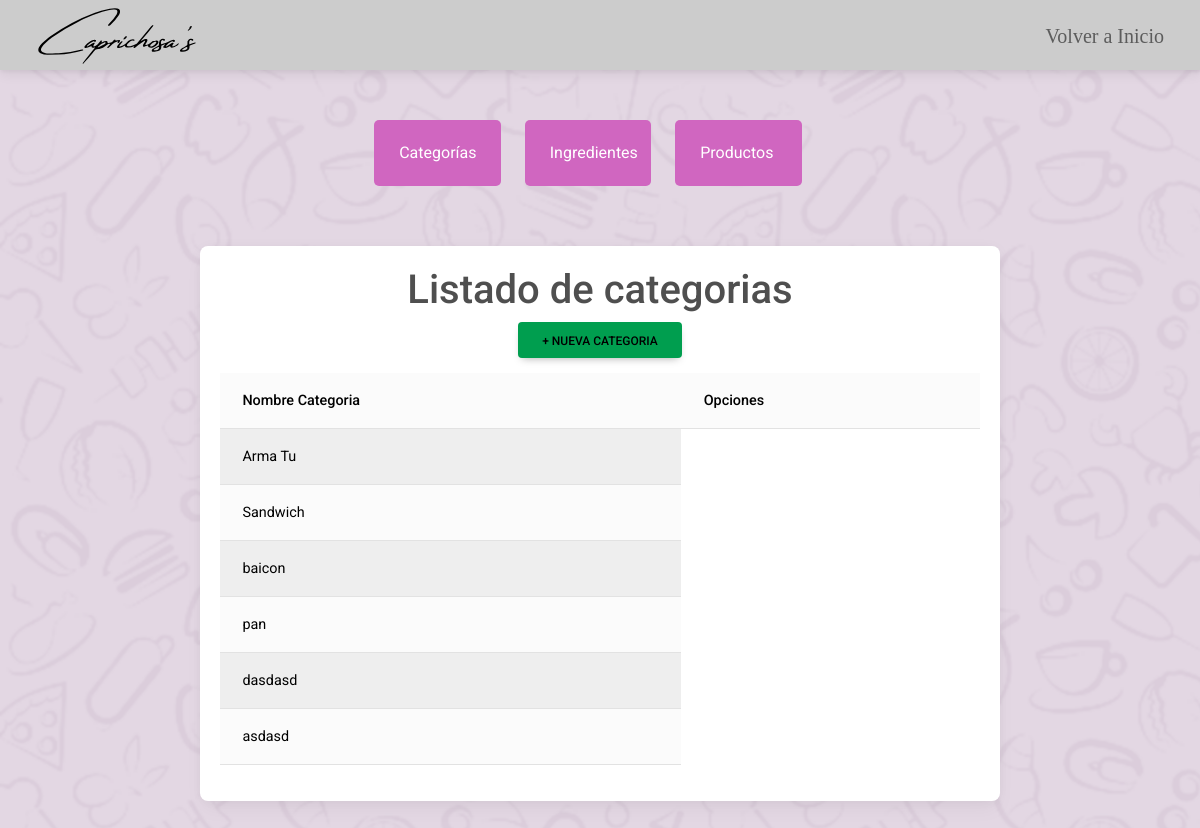
The app's page /crud with its own data.
### core/models.py (models this page shows, shortened)
class CATEGORIA(models.Model):
    nombre = models.CharField(max_length=50,primary_key=True, verbose_name='nombre de la categoria')
    slug = AutoSlugField(populate_from='nombre')
    is_activo = models.BooleanField(default=True)

### core/views.py (the view)
# urls.py: path("crud", Lcategorias,name="crud"),
def Lcategorias(request):
    categoria  = CATEGORIA.objects.all()
    context = { 'categorias' : categoria}
    return render(request,'core/Crud/Listas/Lcategorias.html',context)

### core/context_processor.py (called while the page is built)
def importe_total_carro(request):
    total=0
    if 'carro' in request.session:
        for key, value in request.session["carro"].items():
            total += int(value["acumulado"])
    return {'importe_total_carro':total}

def counter(request):
    cart_count = 0
    if 'carro' in request.session:
        for key, value in request.session["carro"].items():
            cart_count +=  int(value["cantidad"])
    return dict(cart_count=cart_count)

### core/templates/core/Crud/Listas/Lcategorias.html
{% extends 'core/Crud/crud.html' %}
{% load static %}
{% block content %}
  <div class="container">
    <div class="card">
      <h1>Listado de categorias</h1>
      <li style="list-style: none;">
        <a class="btn new" href="{%  url 'agreCategoria' %}">+ Nueva Categoria</a>
      </li>
      <div class="row">
          <table class="table table-light table-striped">
            <thead>
              <tr>
                <th scope="col">Nombre Categoria</th>
                <th scope="col">Opciones</th>
              </tr>
            </thead>
              <tbody>
                {% for ve in categorias %}
                <tr>
                  <td>{{ve.nombre}}</td>
                </tr>
                {% endfor %}
              </tbody>
          </table>
      </div>
    </div>
  </div>
{% endblock %}

### core/static/core/css/styles.css (style rules this page uses)
body { background-image: url(../img/bodybg.png); background-repeat: no-repeat; background-attachment: fixed; background-size: cover; }
.row { width: 100%; }
.crud .container { margin-top: 50px; display: flex; align-items: center; justify-content: center; }
.crud .card { width: 800px; padding: 20px; align-items: center; justify-content: center; }
.crud .new { color: #000000; background-color: #009e4f; margin-bottom: 15px; }
.crud { display: flex; flex-direction: column; min-height: 100vh; }

### records on screen
CATEGORIA: nombre "Arma Tu"
CATEGORIA: nombre "Sandwich"
CATEGORIA: nombre "baicon"
CATEGORIA: nombre "pan"
CATEGORIA: nombre "dasdasd"
CATEGORIA: nombre "asdasd"
